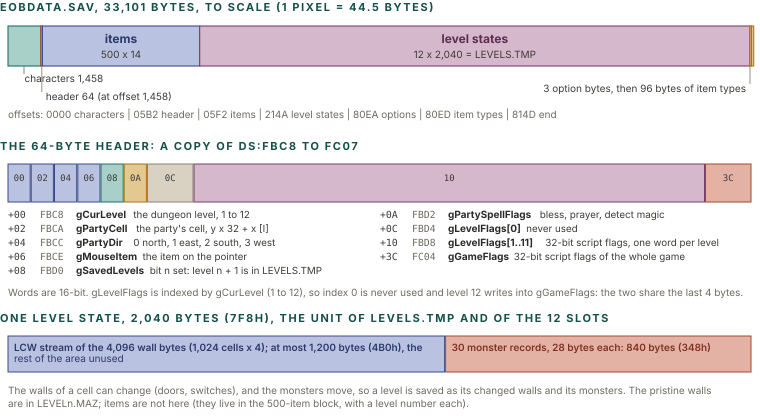

The script that saved this image:
import sys; sys.path.insert(0, '.')
from figlib import *

c = Canvas(760, 400)
c.section(0, 11, "EOBDATA.SAV, 33,101 bytes, to scale (1 pixel = 44.5 bytes)")
blocks = [("characters", 1458, "teal", "6 x 243"), ("hdr", 64, "red", ""), ("items", 7000, "navy", "500 x 14"),
          ("level states", 24480, "plum", "12 x 2,040 = LEVELS.TMP"), ("", 3, "ochre", ""), ("", 96, "ochre", "")]
total = 33101.0
W = 744.0
x = 8
offs = []
off = 0
for n, b, k, sub in blocks:
    w = max(1.6, W * b / total)
    c.rect(x, 26, w, 40, fill=MID[k], stroke=SOLID[k], sw=1.1, rx=0)
    if w > 80:
        c.text(x + w / 2, 43, n, size=12, weight=700, color=PAL[k][0], anchor="middle")
        c.text(x + w / 2, 58, sub, size=10, color=INK2, anchor="middle")
    offs.append((off, x, w))
    x += w
    off += b
# callouts
c.text(8 + 33 / 2, 82, "characters 1,458", size=10, color=INK2, anchor="start")
c.line(8 + 16, 66, 8 + 16, 74, stroke=GREY)
hx = 8 + W * 1458 / total
c.line(hx + 1, 66, hx + 1, 92, stroke=GREY, sw=0.9)
c.text(hx + 5, 100, "header 64 (at offset 1,458)", size=10, color=INK2)
c.line(8 + W - 2, 66, 8 + W - 2, 84, stroke=GREY, sw=0.9)
c.text(8 + W - 6, 92, "3 option bytes, then 96 bytes of item types", size=10, color=INK2, anchor="end")
for o in (0, 1458, 1522, 8522, 33002, 33101):
    pass
c.text(8, 118, "offsets: 0000 characters | 05B2 header | 05F2 items | 214A level states | 80EA options | 80ED item types | 814D end", size=10, color=MUTED, mono=False)

# header
c.section(0, 150, "The 64-byte header: a copy of ds:FBC8 to FC07")
hf = [("gCurLevel", 2, "navy", "level 1 to 12"), ("gPartyCell", 2, "navy", "y * 32 + x"), ("gPartyDir", 2, "navy", "0 to 3"),
      ("gMouseItem", 2, "navy", "item index"), ("gSavedLevels", 2, "teal", "bit n: level n+1 is in LEVELS.TMP"),
      ("spell", 2, "ochre", ""), ("level 0", 4, "grey", ""), ("gLevelFlags[1] to [11]", 44, "plum", "44 bytes: 32-bit flags of levels 1 to 11"), ("gGameFlags", 4, "red", "= flags of 'level 12'")]
u = 744.0 / 64
x = 8
off = 0
for n, b, k, sub in hf:
    w = b * u
    c.rect(x, 164, w - 1, 38, fill=MID[k], stroke=SOLID[k], sw=1, rx=0)
    c.text(x + (w - 1) / 2, 181, "%02X" % off, size=9, color=INK2, anchor="middle", mono=True)
    off += b
    x += w
leg = [
    ("00", "FBC8", "gCurLevel", "the dungeon level, 1 to 12"),
    ("02", "FBCA", "gPartyCell", "the party's cell, y x 32 + x [I]"),
    ("04", "FBCC", "gPartyDir", "0 north, 1 east, 2 south, 3 west"),
    ("06", "FBCE", "gMouseItem", "the item on the pointer"),
    ("08", "FBD0", "gSavedLevels", "bit n set: level n + 1 is in LEVELS.TMP"),
    ("0A", "FBD2", "gPartySpellFlags", "bless, prayer, detect magic"),
    ("0C", "FBD4", "gLevelFlags[0]", "never used"),
    ("10", "FBD8", "gLevelFlags[1..11]", "32-bit script flags, one word per level"),
    ("3C", "FC04", "gGameFlags", "32-bit script flags of the whole game"),
]
for i, (o, a_, n, t) in enumerate(leg):
    colx = 0 if i < 5 else 372
    row = i if i < 5 else i - 5
    y = 218 + row * 14
    c.text(colx + 8, y, "+" + o, size=9.8, color=INK2, mono=True)
    c.text(colx + 40, y, a_, size=9.8, color=MUTED, mono=True)
    c.text(colx + 76, y, n, size=10, weight=700, color=INK)
    c.text(colx + 76 + text_width(n, 10, False, 700) + 8, y, t, size=9.8, color=INK2)
c.text(8, 296, "Words are 16-bit. gLevelFlags is indexed by gCurLevel (1 to 12), so index 0 is never used and level 12 writes into gGameFlags: the two share the last 4 bytes.", size=10, color=MUTED)

# level state
c.section(0, 322, "One level state, 2,040 bytes (7F8h), the unit of LEVELS.TMP and of the 12 slots")
ls = [("LCW stream of the 4,096 wall bytes (1,024 cells x 4); at most 1,200 bytes (4B0h), the rest of the area unused", 1200, "navy"),
      ("30 monster records, 28 bytes each: 840 bytes (348h)", 840, "red")]
tot2 = 2040.0
x = 8
for t, b, k in ls:
    w = W * b / tot2
    c.rect(x, 336, w - 1, 36, fill=MID[k], stroke=SOLID[k], sw=1, rx=0)
    for j, l in enumerate(wrap(t, w - 12, 10)[:3]):
        c.text(x + 6, 351 + 11 * j, l, size=10, color=PAL[k][0], weight=600 if j == 0 else 400)
    x += w
c.text(8, 394, "The walls of a cell can change (doors, switches), and the monsters move, so a level is saved as its changed walls and its monsters. The pristine walls", size=10, color=MUTED)
c.text(8, 407, "are in LEVELn.MAZ; items are not here (they live in the 500-item block, with a level number each).", size=10, color=MUTED)
c.h = 418
c.save("figs/arc_savefile.svg")
